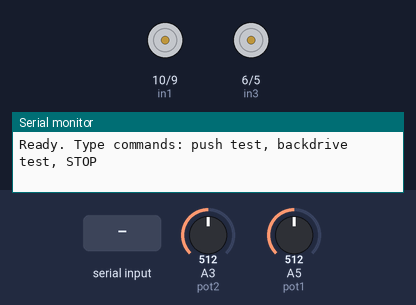
The sketch below on a simulated Arduino Uno, built with avr-gcc and run on an emulated ATmega328P. Shown: motor-driver pin pairs drawn as motors (green arrow = first pin HIGH = forward, orange = second pin HIGH = backward, longer = more drive, scaled by the enable pin), the last lines printed to the serial monitor. Inputs (shaded band) come from the test bench; at power-on: A5 (pot1) = 512, A3 (pot2) = 512.

Above: at 1.2 s.
1.3 s: "push test\n" received over Serial
At 2.4 s:
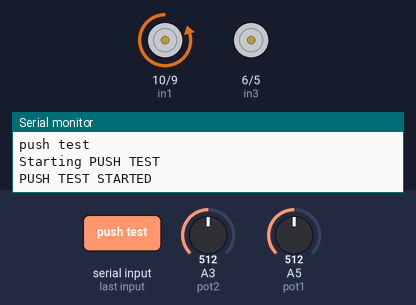
4.3 s: A5 (pot1) set to 960
At 5.4 s:
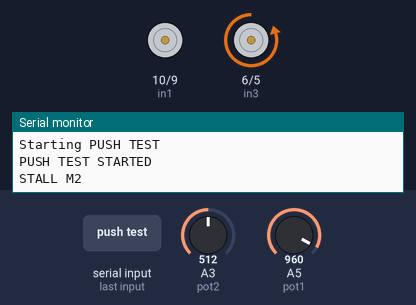
7.3 s: "backdrive test\n" received over Serial
At 9.8 s:
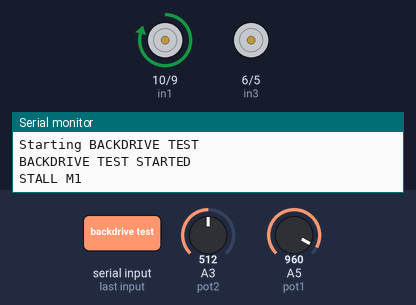
12.8 s: "UNLOAD\n" received over Serial
At 13.4 s:
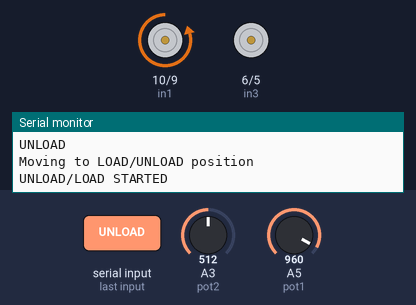
Timing chart, 0 to 18.3 s (numbered marks = the images above; inputs shaded):
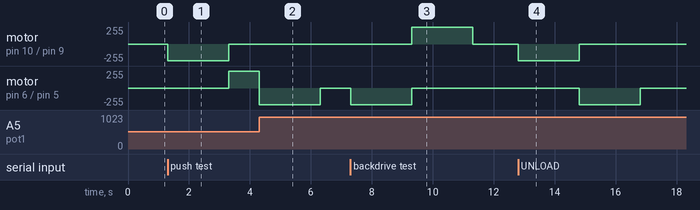

Measured:
- after the input at 1.3 s, motor on pin 10 (in1) / pin 9 (in2): stopped → backward 250/255 at once, → stopped 2.0 s later; motor on pin 6 (in3) / pin 5 (in4): stopped → forward 250/255 after 2.0 s
- after the input at 4.3 s, motor on pin 6 (in3) / pin 5 (in4): forward 250/255 → backward 250/255 at once, → stopped 2.0 s later
- after the input at 7.3 s, motor on pin 10 (in1) / pin 9 (in2): stopped → forward 250/255 after 2.0 s, → stopped 2.0 s later; motor on pin 6 (in3) / pin 5 (in4): stopped → backward 250/255 at once, → stopped 2.0 s later
- after the input at 12.8 s, motor on pin 10 (in1) / pin 9 (in2): stopped → backward 250/255 at once, → stopped 2.0 s later; motor on pin 6 (in3) / pin 5 (in4): stopped → backward 250/255 after 2.0 s, → stopped 2.0 s later

The sketch:

linearActuatorJigMotorTester.ino
```cpp
//////////////////////////////////
//// SIMPLE MOTOR TESTER CODE ////
//////////////////////////////////


// // Motor 1 (A)
// const int enA = 11;
// const int in1 = 10;
// const int in2 = 9;

// // Motor 2 (B)
// const int enB = 3;
// const int in3 = 6;
// const int in4 = 5;

// void setup() {
//   Serial.begin(9600);

//   pinMode(enA, OUTPUT);
//   pinMode(in1, OUTPUT);
//   pinMode(in2, OUTPUT);

//   pinMode(enB, OUTPUT);
//   pinMode(in3, OUTPUT);
//   pinMode(in4, OUTPUT);

//   stopMotor(1);
//   stopMotor(2);

//   Serial.println("Enter command: (e.g. '1: forward', '2: backward')");
// }

// void loop() {


//   if (Serial.available()) {
//     String input = Serial.readStringUntil('\n');
//     input.trim();
//     input.toLowerCase();

//     int motorNum = -1;
//     String direction = "";

//     // Parse format "X: direction"
//     int colonIndex = input.indexOf(':');
//     if (colonIndex != -1) {
//       motorNum = input.substring(0, colonIndex).toInt();
//       direction = input.substring(colonIndex + 1);
//       direction.trim();
//     }

//     if ((motorNum == 1 || motorNum == 2) &&
//         (direction == "forward" || direction == "backward"))
//     {
//       Serial.print("Motor ");
//       Serial.print(motorNum);
//       Serial.print(" running ");
//       Serial.println(direction);

//       runMotor(motorNum, direction);
//       delay(1000);
//       stopMotor(motorNum);
//     }
//     else {
//       Serial.println("Invalid command.");
//     }

//     Serial.println("Enter next command:");
//   }
// }

// void runMotor(int motor, String dir) {
//   if (motor == 1) {
//     if (dir == "forward") {
//       digitalWrite(in1, HIGH);
//       digitalWrite(in2, LOW);
//     } else {
//       digitalWrite(in1, LOW);
//       digitalWrite(in2, HIGH);
//     }
//     analogWrite(enA, 255);
//   }

//   if (motor == 2) {
//     if (dir == "forward") {
//       digitalWrite(in3, HIGH);
//       digitalWrite(in4, LOW);
//     } else {
//       digitalWrite(in3, LOW);
//       digitalWrite(in4, HIGH);
//     }
//     analogWrite(enB, 255);
//   }
// }


// void stopMotor(int motor) {
//   if (motor == 1) {
//     digitalWrite(in1, LOW);
//     digitalWrite(in2, LOW);
//     analogWrite(enA, 0);
//   }

//   if (motor == 2) {
//     digitalWrite(in3, LOW);
//     digitalWrite(in4, LOW);
//     analogWrite(enB, 0);
//   }
// }


//////////////////////////////////
// SIMPLE WORKING STATE MACHINE //
//////////////////////////////////

// // Motor 1 (A)
// const int enA = 11;
// const int in1 = 10;
// const int in2 = 9;

// // Motor 2 (B)
// const int enB = 3;
// const int in3 = 6;
// const int in4 = 5;

// const int pot1 = A5;
// const int pot2  = A3;

// int step = 0;

// const int STALL_LIMIT = 5;
// const unsigned long STALL_TIMEOUT = 2000;

// int lastPos1 = 0;
// unsigned long lastMoveTime1 = 0;
// bool firstRun1 = true;

// int lastPos2 = 0;
// unsigned long lastMoveTime2 = 0;
// bool firstRun2 = true;

// void setup() {
//   Serial.begin(9600);

//   pinMode(enA, OUTPUT);
//   pinMode(in1, OUTPUT);
//   pinMode(in2, OUTPUT);

//   pinMode(enB, OUTPUT);
//   pinMode(in3, OUTPUT);
//   pinMode(in4, OUTPUT);

//   pinMode(pot1, INPUT);
//   pinMode(pot2, INPUT);

//   stopMotor(1);
//   stopMotor(2);

//   // Serial.println("Enter command: (e.g. '1: forward', '2: backward')");
// }

// void loop() {

//   switch(step) {

//     case 0:
//       if(motor1ToPosition(1200)) {
//         step = 1;   // move to next step
//         Serial.println("Motion 1 Complete");
//       }
//       break;

//     /// READ SENSOR
//     case 1:
//       if(motor1ToPosition(300)) {
//         step = 2;
//         Serial.println("Motion 2 Complete");
//       }
//       break;

//   //   case 2:
//   //     if(motor1ToPosition(0)) {
//   //       step = 3;
//   //       Serial.println("Motion 3 Complete");
//   //     }
//   //     break;

//   //   case 3:
//   //     Serial.println("Sequence complete!");
//   //     // stop or restart
//   //     // step = 0;   // optional: repeat sequence
//   //     break;
//   }

// }

// bool  motor1ToPosition(int targetPosition){

//   int pot1Position = analogRead(pot1);

//   if (firstRun1) {
//     lastPos1 = pot1Position;
//     lastMoveTime1 = millis();
//     firstRun1 = false;
//   }

//   if (abs(pot1Position - lastPos1) > STALL_LIMIT) {
//       lastMoveTime1 = millis();
//       lastPos1 = pot1Position;
//   }

//   if (millis() - lastMoveTime1 > STALL_TIMEOUT) {
//       stopMotor(1);
//       Serial.println("STALL M1");
//       delay(3000);
//       firstRun1 = true;
//       return true;
//   }

//   if(targetPosition > pot1Position){
//     digitalWrite(in1, HIGH);
//     digitalWrite(in2, LOW);
//   }else if(targetPosition < pot1Position){
//     digitalWrite(in1, LOW);
//     digitalWrite(in2, HIGH);
//   }

//   int error = abs(targetPosition - pot1Position);

//   if(error > 10){
//       analogWrite(enA, 100);
//       return false;
//   }
//   else{
//     stopMotor(1);
//     return true;
//   }
// }

// bool motor2ToPosition(int targetPosition){

//   int pot2Position = analogRead(pot2);

//   if(targetPosition > pot2Position){
//     digitalWrite(in3, HIGH);
//     digitalWrite(in4, LOW);
//   }else if(targetPosition < pot2Position){
//     digitalWrite(in3, LOW);
//     digitalWrite(in4, HIGH);
//   }

//   int error = abs(targetPosition - pot2Position);
//   Serial.print("Error: ");
//   Serial.println(error);

//   if(error > 10){
//       analogWrite(enB, 100);
//       return false;
//   }else{
//      stopMotor(2);
//      return true;
//   }

// }

// void runMotor(int motor, String dir) {
//   if (motor == 1) {
//     if (dir == "forward") {
//       digitalWrite(in1, HIGH);
//       digitalWrite(in2, LOW);
//     } else {
//       digitalWrite(in1, LOW);
//       digitalWrite(in2, HIGH);
//     }
//     analogWrite(enA, 255);
//   }

//   if (motor == 2) {
//     if (dir == "forward") {
//       digitalWrite(in3, HIGH);
//       digitalWrite(in4, LOW);
//     } else {
//       digitalWrite(in3, LOW);
//       digitalWrite(in4, HIGH);
//     }
//     analogWrite(enB, 255);
//   }
// }


// void stopMotor(int motor) {
//   if (motor == 1) {
//     digitalWrite(in1, LOW);
//     digitalWrite(in2, LOW);
//     analogWrite(enA, 0);
//   }

//   if (motor == 2) {
//     digitalWrite(in3, LOW);
//     digitalWrite(in4, LOW);
//     analogWrite(enB, 0);
//   }
// }


///////////////////////////////////////
// FULL STATE MACHINE IMPLEMENTATION //
///////////////////////////////////////

// ------------------------------
// L298N Motor Pins
// ------------------------------
// Motor 1

const int enA = 11;
const int in1 = 10;
const int in2 = 9;

// Motor 2
const int enB = 3;
const int in3 = 6;
const int in4 = 5;

// Potentiometers
const int pot1 = A5;
const int pot2 = A3;

// ------------------------------
// Stall detection parameters
// ------------------------------
const int STALL_LIMIT = 5;           // minimum pot change to count as movement
const unsigned long STALL_TIMEOUT = 2000;  // 2 seconds

// ------------------------------
// Motor state tracking
// ------------------------------
int testerMotorTarget = 0;
int helperMotorTarget = 0;
bool testerMotorActive = false;
bool helperMotorActive = false;

int lastPos1 = 0;
unsigned long lastMoveTime1 = 0;
bool firstRun1 = true;

int lastPos2 = 0;
unsigned long lastMoveTime2 = 0;
bool firstRun2 = true;

// ------------------------------
// Serial command handling
// ------------------------------
String inputCommand = "";
bool commandReady = false;


bool stepInitialized = false;
// ------------------------------
// System State Machine
// ------------------------------
enum SystemState {
  IDLE,
  PUSH_TEST_STEP1,
  PUSH_TEST_STEP2,
  PUSH_TEST_STEP3,
  BACKDRIVE_TEST_STEP1,
  BACKDRIVE_TEST_STEP2,
  BACKDRIVE_TEST_STEP3,
  UNLOAD_STEP_1,
  UNLOAD_STEP_2
};

SystemState systemState = IDLE;

// ------------------------------
// Setup
// ------------------------------
void setup() {
  Serial.begin(9600);

  // Motor pins
  pinMode(enA, OUTPUT);
  pinMode(in1, OUTPUT);
  pinMode(in2, OUTPUT);

  pinMode(enB, OUTPUT);
  pinMode(in3, OUTPUT);
  pinMode(in4, OUTPUT);

  // Pot pins
  pinMode(pot1, INPUT);
  pinMode(pot2, INPUT);

  stopMotor(1);
  stopMotor(2);

  Serial.println("Ready. Type commands: push test, backdrive test, STOP");
}

// ------------------------------
// Main loop
// ------------------------------
void loop() {

  readSerialCommand();
  handleCommand();

  // Update motors
  updatetesterMotor();
  updatehelperMotor();

  // Run sequence state machine
  runStateMachine();
}

// ------------------------------
// Read Serial command
// ------------------------------
void readSerialCommand() {
  while (Serial.available()) {
    char c = Serial.read();
    if (c == '\n') {
      inputCommand.trim();
      commandReady = true;
      return;
    }
    inputCommand += c;
  }
}

// ------------------------------
// Handle Serial command
// ------------------------------
void handleCommand() {


  if (!commandReady) return;
  commandReady = false;

  Serial.println(inputCommand);

  if (inputCommand == "push test") {
    systemState = PUSH_TEST_STEP1;
    Serial.println("Starting PUSH TEST");
  }
  else if (inputCommand == "backdrive test") {
    systemState = BACKDRIVE_TEST_STEP1;
    Serial.println("Starting BACKDRIVE TEST");
  }
  else if (inputCommand == "STOP") {
    stopMotor(1);
    stopMotor(2);
    testerMotorActive = helperMotorActive = false;
    systemState = IDLE;
    Serial.println("!! SYSTEM STOPPED !!");
  }else if(inputCommand == "UNLOAD" || inputCommand == "LOAD"){
    systemState =  UNLOAD_STEP_1;
    Serial.println("Moving to LOAD/UNLOAD position");
  }
  else {
    Serial.println("Unknown command");
  }

  inputCommand = "";
}

// ------------------------------
// State machine sequences
// ------------------------------

void runStateMachine() {
    switch(systemState) {

        case PUSH_TEST_STEP1:
            if (!stepInitialized) {
                helperMotorTarget = 0;
                helperMotorActive = true;
                stepInitialized = true;  // only do this once
                Serial.println("PUSH TEST STARTED");
            }

            if (!helperMotorActive) {  // motor finished
                systemState = PUSH_TEST_STEP2;
                stepInitialized = false; // reset for next step
            }
            break;

        case PUSH_TEST_STEP2:
            if (!stepInitialized) {
                testerMotorTarget = 950;
                testerMotorActive = true;
                stepInitialized = true;  // only do this once
            }

            if (!testerMotorActive) {  // motor finished
                systemState = PUSH_TEST_STEP3;
                stepInitialized = false; // reset for next step
            }
            break;

        case PUSH_TEST_STEP3:
            systemState = IDLE;
            Serial.println("Implement Logic Here to Read Load Cell");
            Serial.println("PUSH TEST COMPLETED");
            Serial.println("PUSH_FORCE:70");
            break;

        case BACKDRIVE_TEST_STEP1:
            if (!stepInitialized) {
                testerMotorTarget = 600;
                testerMotorActive = true;
                stepInitialized = true;  // only do this once
                Serial.println("BACKDRIVE TEST STARTED");
            }

            if (!testerMotorActive) {  // motor finished
                systemState = BACKDRIVE_TEST_STEP2;
                stepInitialized = false; // reset for next step
            }
            break;


        case BACKDRIVE_TEST_STEP2:
          if (!stepInitialized) {
                helperMotorTarget = 900;
                helperMotorActive = true;
                stepInitialized = true;  // only do this once
          }

          if (!helperMotorActive) {  // motor finished
                systemState = BACKDRIVE_TEST_STEP3;
                stepInitialized = false; // reset for next step
          }

          break;

        case BACKDRIVE_TEST_STEP3:
            systemState = IDLE;
            Serial.println("Implement Logic Here to Read Load Cell");
            Serial.println("BACKDRIVE TEST COMPLETE");
            Serial.println("BACKDRIVE_FORCE: 60");
            break;

        case UNLOAD_STEP_1:
            if (!stepInitialized) {
                helperMotorTarget = 0;
                helperMotorActive = true;
                stepInitialized = true;  // only do this once
                Serial.println("UNLOAD/LOAD STARTED");
            }

            if (!helperMotorActive) {  // motor finished
                systemState = UNLOAD_STEP_2;
                stepInitialized = false; // reset for next step
            }
            break;

        case UNLOAD_STEP_2:
            if (!stepInitialized) {
                testerMotorTarget = 0;
                testerMotorActive = true;
                stepInitialized = true;  // only do this once
            }

            if (!testerMotorActive) {  // motor finished
                Serial.println("UNLOAD/LOAD COMPLETE");
                systemState = IDLE;
                stepInitialized = false; // reset for next step
            }
            break;


        default:
            stepInitialized = false;
            break;
    }
}

// ------------------------------
// Update motor 1 (non-blocking)
// ------------------------------
void updatetesterMotor() {
  if (!testerMotorActive) return;

  int pos = analogRead(pot1);

  // Stall detection
  if (firstRun1) {
    lastPos1 = pos;
    lastMoveTime1 = millis();
    firstRun1 = false;
  }

  if (abs(pos - lastPos1) > STALL_LIMIT) {
    lastMoveTime1 = millis();
    lastPos1 = pos;
  }

  if (millis() - lastMoveTime1 > STALL_TIMEOUT) {
    stopMotor(1);
    testerMotorActive = false;
    firstRun1 = true;
    Serial.println("STALL M1");
    return;
  }

  // Normal position control
  if (abs(pos - testerMotorTarget) < 5) {
    stopMotor(1);
    testerMotorActive = false;
    firstRun1 = true;
    return;
  }

  if (pos < testerMotorTarget) {
    digitalWrite(in3, HIGH);
    digitalWrite(in4, LOW);
  } else {
    digitalWrite(in3, LOW);
    digitalWrite(in4, HIGH);
  }

  analogWrite(enB, 250);
}

// ------------------------------
// Update motor 2 (non-blocking)
// ------------------------------
void updatehelperMotor() {
  if (!helperMotorActive) return;

  int pos = analogRead(pot2);

  // Stall detection
  if (firstRun2) {
    lastPos2 = pos;
    lastMoveTime2 = millis();
    firstRun2 = false;
  }

  if (abs(pos - lastPos2) > STALL_LIMIT) {
    lastMoveTime2 = millis();
    lastPos2 = pos;
  }

  if (millis() - lastMoveTime2 > STALL_TIMEOUT) {
    stopMotor(2);
    helperMotorActive = false;
    firstRun2 = true;
    Serial.println("STALL M2");
    return;
  }

  // Normal position control
  if (abs(pos - helperMotorTarget) < 5) {
    stopMotor(2);
    helperMotorActive = false;
    firstRun2 = true;
    return;
  }

  if (pos < helperMotorTarget) {
    digitalWrite(in1, HIGH);
    digitalWrite(in2, LOW);
  } else {
    digitalWrite(in1, LOW);
    digitalWrite(in2, HIGH);
  }

  analogWrite(enA, 250);
}

// ------------------------------
// Stop motor helper
// ------------------------------
void stopMotor(int motor) {
  if (motor == 1) {
    digitalWrite(in3, LOW);
    digitalWrite(in4, LOW);
    analogWrite(enB, 0);
  }
  else if (motor == 2) {
    digitalWrite(in1, LOW);
    digitalWrite(in2, LOW);
    analogWrite(enA, 0);
  }
}
```
